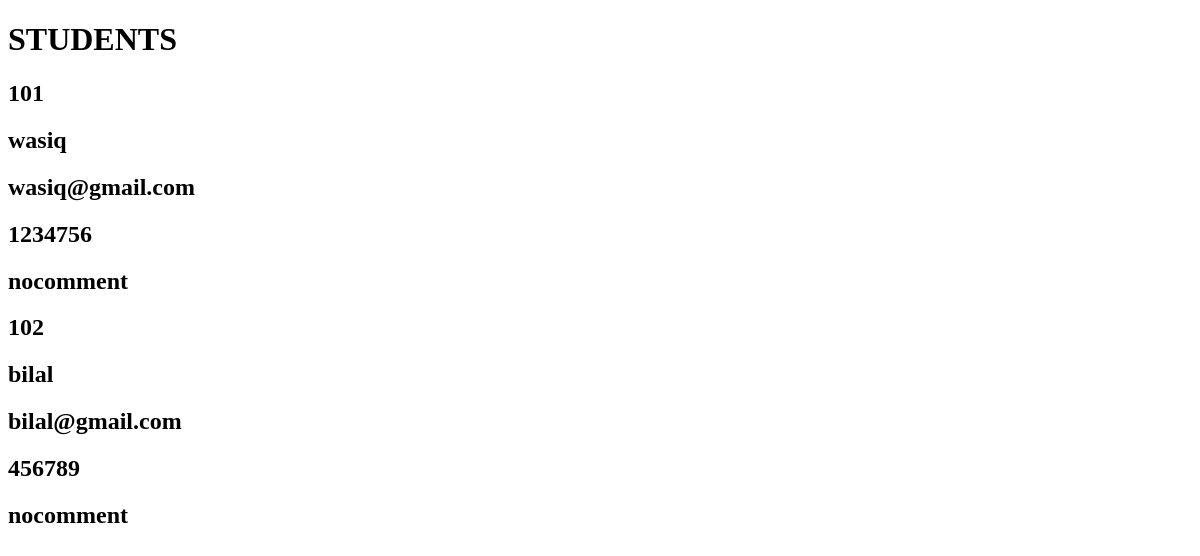
/orm/stu/, run on an earlier commit of the app's database.
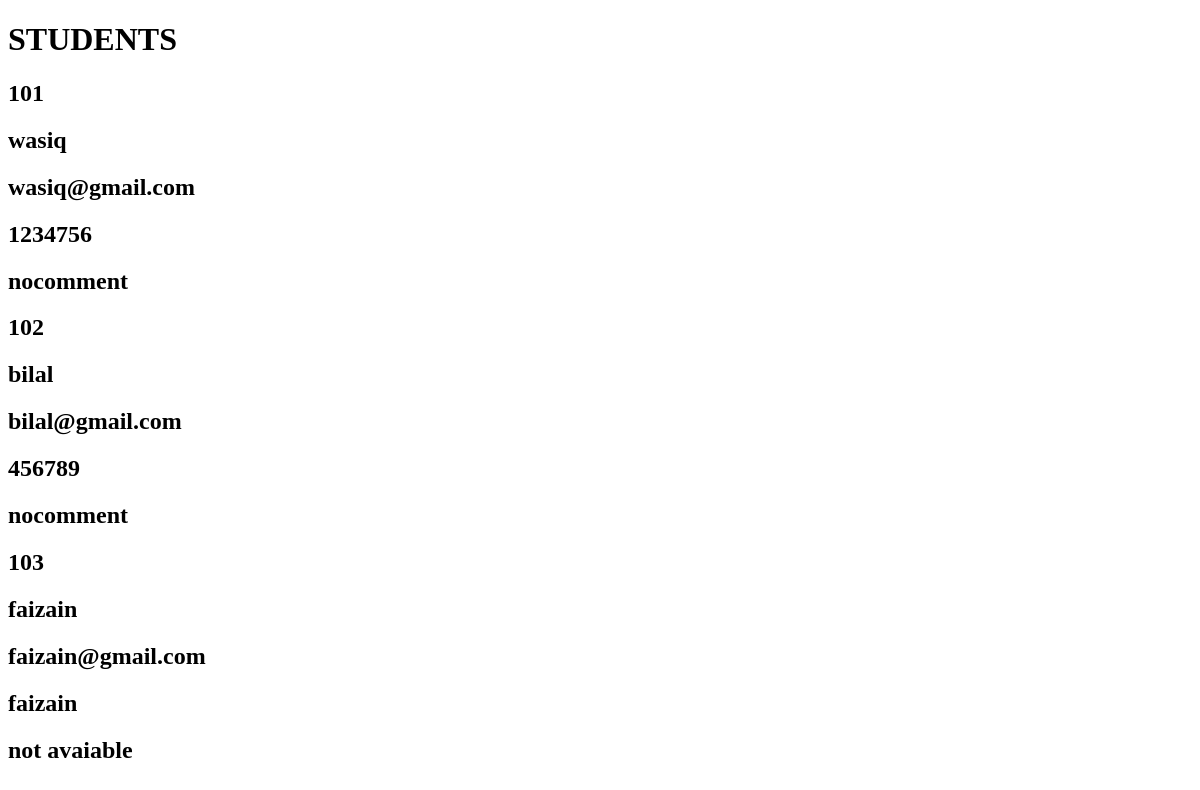
And on a later commit of the database.
### orm/models.py (models this page shows, shortened)
class Student(models.Model):
    stuid = models.IntegerField()
    stuname = models.CharField(max_length=70)
    stuemail = models.EmailField(max_length=70)
    stuepass = models.CharField(max_length=70)
    comment = models.CharField(max_length=70, default='not avaiable')

### orm/views.py (the view)
# urls.py: path('stu/', views.studentinfo),
def studentinfo(request):
    stud = Student.objects.all()
    return render(request, 'templates/orm/studetails.html', {'stu': stud})

### orm/templates/orm/studetails.html
<!DOCTYPE html>
<html>
  <body>
    <h1>STUDENTS</h1>
    {% if stu %} {% for st in stu %}
    <h2>{{st.stuid}}</h2>
    <h2>{{st.stuname}}</h2>
    <h2>{{st.stuemail}}</h2>
    <h2>{{st.stuepass}}</h2>
    <h2>{{st.comment}}</h2>
    {% endfor %} {% else %}
    <h1>NO STUDENTS</h1>
    {% endif %}
  </body>
</html>

What changed in the data, as far as the page shows it:
added Student: stuid "103", stuname "faizain", stuemail "faizain@gmail.com", stuepass "faizain", comment "not avaiable"
